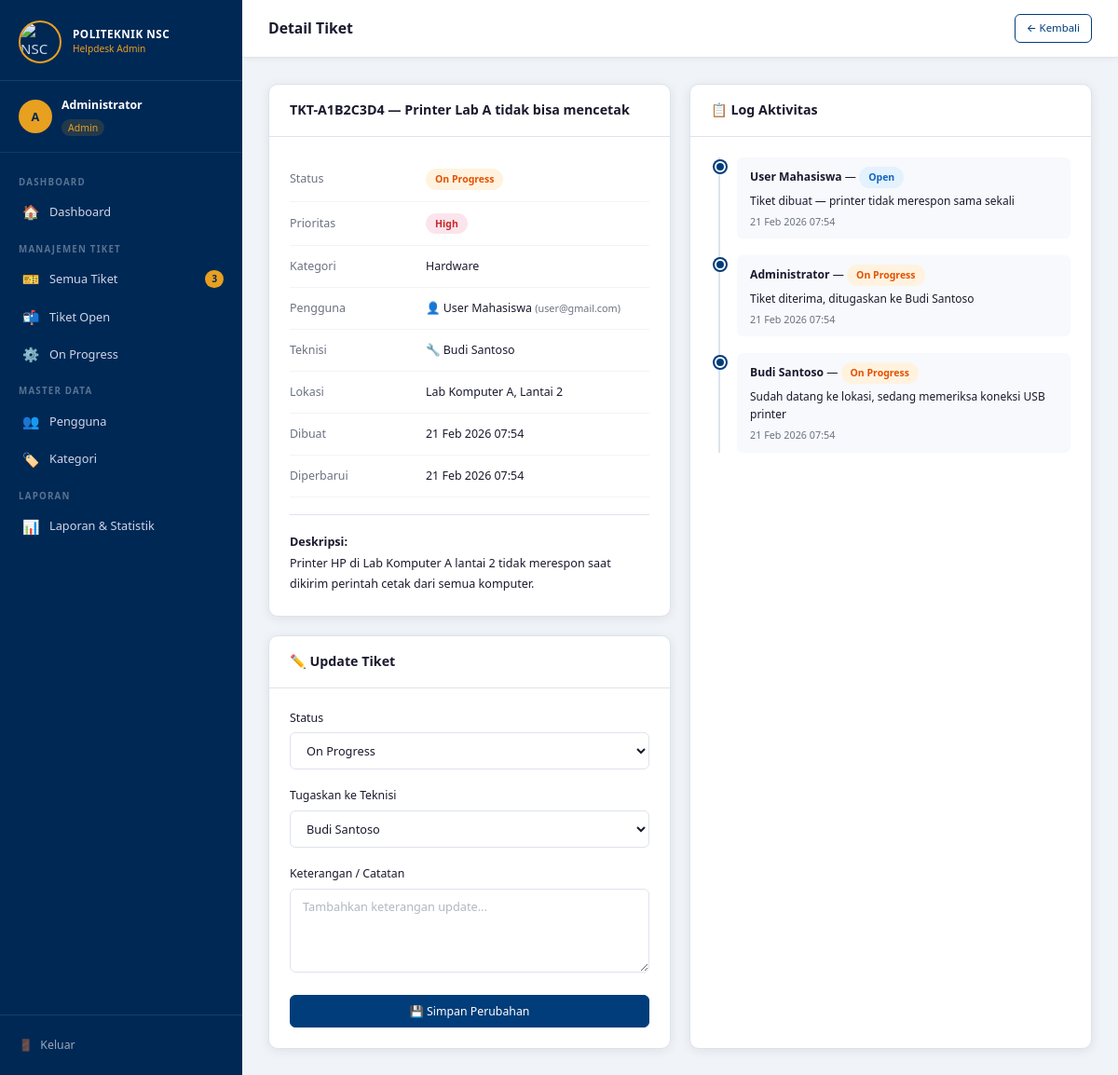
Screenshot of /admin/ticket_detail.php?id=1 (signed in) with the database file from the repository.
### tables this page shows
CREATE TABLE tickets (
    id_ticket   INT AUTO_INCREMENT PRIMARY KEY,
    kode_ticket VARCHAR(20) NOT NULL UNIQUE,
    id_user     INT NOT NULL,
    id_kategori INT NOT NULL,
    id_teknisi  INT NULL,
    judul       VARCHAR(150) NOT NULL,
    deskripsi   TEXT NOT NULL,
    lokasi      VARCHAR(100),
    prioritas   ENUM('Low','Medium','High') DEFAULT 'Medium',
    status      ENUM('Open','On Progress','Solved','Closed','Re-Open') DEFAULT 'Open',
    created_at  TIMESTAMP DEFAULT CURRENT_TIMESTAMP,
    updated_at  TIMESTAMP DEFAULT CURRENT_TIMESTAMP ON UPDATE CURRENT_TIMESTAMP,
    FOREIGN KEY (id_user)     REFERENCES users(id_user)     ON DELETE CASCADE,
    FOREIGN KEY (id_kategori) REFERENCES kategori(id_kategori) ON DELETE CASCADE,
    FOREIGN KEY (id_teknisi)  REFERENCES users(id_user)     ON DELETE SET NULL
);

CREATE TABLE kategori (
    id_kategori   INT AUTO_INCREMENT PRIMARY KEY,
    nama_kategori ENUM('Hardware','Software','Jaringan','Sistem Akademik'),
    deskripsi     TEXT
);

CREATE TABLE users (
    id_user    INT AUTO_INCREMENT PRIMARY KEY,
    nama       VARCHAR(100) NOT NULL,
    email      VARCHAR(100) NOT NULL UNIQUE,
    password   VARCHAR(255) NOT NULL,
    role       ENUM('user','admin','teknisi') NOT NULL,
    created_at TIMESTAMP DEFAULT CURRENT_TIMESTAMP
);

CREATE TABLE ticket_logs (
    id_log     INT AUTO_INCREMENT PRIMARY KEY,
    id_ticket  INT NOT NULL,
    id_user    INT NOT NULL,
    keterangan TEXT NOT NULL,
    status     VARCHAR(50),
    created_at TIMESTAMP DEFAULT CURRENT_TIMESTAMP,
    FOREIGN KEY (id_ticket) REFERENCES tickets(id_ticket) ON DELETE CASCADE,
    FOREIGN KEY (id_user)   REFERENCES users(id_user)     ON DELETE CASCADE
);

### admin/ticket_detail.php (the view, shortened to what this page needs)
<?php
require_once '../includes/auth.php';
require_once '../includes/db.php';
$id   = (int)($_GET['id'] ?? 0);
$ticketQ = $conn->query("
    SELECT t.*, k.nama_kategori, u.nama as user_nama, u.email as user_email, u2.nama as teknisi_nama
    FROM tickets t
    LEFT JOIN kategori k ON t.id_kategori = k.id_kategori
    LEFT JOIN users u ON t.id_user = u.id_user
    LEFT JOIN users u2 ON t.id_teknisi = u2.id_user
    WHERE t.id_ticket = $id
");
$ticket = $ticketQ->fetch_assoc();
$teknisiList = $conn->query("SELECT id_user, nama FROM users WHERE role='teknisi' ORDER BY nama");
$logs = $conn->query("
    SELECT tl.*, u.nama as user_nama
    FROM ticket_logs tl
    JOIN users u ON tl.id_user = u.id_user
    WHERE tl.id_ticket = $id
    ORDER BY tl.created_at ASC
");
?>
<!DOCTYPE html>
<html lang="id">
<head>
<link rel="stylesheet" href="../assets/css/style.css">
</head>
<body>
<div class="layout">
    <?php include 'sidebar.php'; ?>
    <div class="main-content">
        <header class="topbar">
            <div class="topbar-left">
                <div class="topbar-title">Detail Tiket</div>
            </div>
            <div class="topbar-right">
                <a href="tickets.php" class="btn btn-outline btn-sm">← Kembali</a>
            </div>
        </header>
        <main class="page-content">
            <div class="grid-2">
                <div>
                    <div class="card" style="margin-bottom:20px">
                        <div class="card-header">
                            <h3><?= htmlspecialchars($ticket['kode_ticket']) ?> — <?= htmlspecialchars($ticket['judul']) ?></h3>
                        </div>
                        <div class="card-body">
                            <table style="width:100%;font-size:.83rem">
                                <tr><td style="color:var(--text-muted);padding:6px 0;width:130px">Status</td><td><?= badgeStatus($ticket['status']) ?></td></tr>
                                <tr><td style="color:var(--text-muted);padding:6px 0">Prioritas</td><td><?= badgePrioritas($ticket['prioritas']) ?></td></tr>
                                <tr><td style="color:var(--text-muted);padding:6px 0">Kategori</td><td><?= htmlspecialchars($ticket['nama_kategori'] ?? '—') ?></td></tr>
                                <tr><td style="color:var(--text-muted);padding:6px 0">Pengguna</td><td>👤 <?= htmlspecialchars($ticket['user_nama']) ?> <span class="sub">(<?= htmlspecialchars($ticket['user_email']) ?>)</span></td></tr>
                                <tr><td style="color:var(--text-muted);padding:6px 0">Teknisi</td><td><?= $ticket['teknisi_nama'] ? '🔧 '.htmlspecialchars($ticket['teknisi_nama']) : '<span class="text-muted">Belum ditugaskan</span>' ?></td></tr>
                                <tr><td style="color:var(--text-muted);padding:6px 0">Lokasi</td><td><?= htmlspecialchars($ticket['lokasi'] ?: '—') ?></td></tr>
                                <tr><td style="color:var(--text-muted);padding:6px 0">Dibuat</td><td><?= date('d M Y H:i', strtotime($ticket['created_at'])) ?></td></tr>
                                <tr><td style="color:var(--text-muted);padding:6px 0">Diperbarui</td><td><?= date('d M Y H:i', strtotime($ticket['updated_at'])) ?></td></tr>
                            </table>
                            <hr class="divider">
                            <div style="font-size:.84rem;line-height:1.8;color:var(--text)">
                                <strong>Deskripsi:</strong><br>
                                <?= nl2br(htmlspecialchars($ticket['deskripsi'])) ?>
                            </div>
                        </div>
                    </div>
                    <div class="card">
                        <div class="card-header"><h3>✏️ Update Tiket</h3></div>
                        <div class="card-body">
                            <form method="POST">
                                <div class="form-group">
                                    <label class="form-label">Status</label>
                                    <select name="status" class="form-control">
                                        <?php foreach (['Open','On Progress','Solved','Closed','Re-Open'] as $s): ?>
                                        <option value="<?= $s ?>" <?= $ticket['status']===$s?'selected':'' ?>><?= $s ?></option>
                                        <?php endforeach; ?>
                                    </select>
                                </div>
                                <div class="form-group">
                                    <label class="form-label">Tugaskan ke Teknisi</label>
                                    <select name="id_teknisi" class="form-control">
                                        <?php while ($tek = $teknisiList->fetch_assoc()): ?>
                                        <option value="<?= $tek['id_user'] ?>" <?= $ticket['id_teknisi']==$tek['id_user']?'selected':'' ?>>
                                            <?= htmlspecialchars($tek['nama']) ?>
                                        </option>
                                        <?php endwhile; ?>
                                    </select>
                                </div>
                                <div class="form-group">
                                    <label class="form-label">Keterangan / Catatan</label>
                                    <textarea name="keterangan" class="form-control" rows="3" placeholder="Tambahkan keterangan update..."></textarea>
                                </div>
                                <button type="submit" class="btn btn-primary" style="width:100%;justify-content:center">
                                    💾 Simpan Perubahan
                                </button>
                            </form>
                        </div>
                    </div>
                </div>
                <div class="card">
                    <div class="card-header"><h3>📋 Log Aktivitas</h3></div>
                    <div class="card-body">
                        <div class="timeline">
                        <?php
                        $logArr = [];
                        while ($log = $logs->fetch_assoc()) $logArr[] = $log;
                        if (empty($logArr)): ?>
                            <p class="text-muted" style="text-align:center;padding:20px 0">Belum ada log aktivitas</p>
                        <?php else:
                            foreach ($logArr as $log): ?>
                        <div class="timeline-item">
                            <div class="timeline-dot"></div>
                            <div class="timeline-content">
                                <strong><?= htmlspecialchars($log['user_nama']) ?></strong>
                                <?php if ($log['status']): ?> — <?= badgeStatus($log['status']) ?><?php endif; ?>
                                <div style="margin-top:4px;font-size:.8rem"><?= nl2br(htmlspecialchars($log['keterangan'])) ?></div>
                                <div class="meta"><?= date('d M Y H:i', strtotime($log['created_at'])) ?></div>
                            </div>
                        </div>
                        <?php endforeach; endif; ?>
                        </div>
                    </div>
                </div>
            </div>
        </main>
    </div>
</div>
</body>
</html>

### includes/auth.php (shortened to what this page needs)
<?php
function badgeStatus($status) {
    $map = [
        'Open'        => 'badge-open',
        'On Progress' => 'badge-progress',
        'Solved'      => 'badge-solved',
        'Closed'      => 'badge-closed',
        'Re-Open'     => 'badge-reopen',
    ];
    $cls = $map[$status] ?? 'badge-open';
    return "<span class=\"badge $cls\">$status</span>";
}
function badgePrioritas($p) {
    $map = [
        'Low'    => 'badge-low',
        'Medium' => 'badge-medium',
        'High'   => 'badge-high',
    ];
    $cls = $map[$p] ?? 'badge-medium';
    return "<span class=\"badge $cls\">$p</span>";
}
?>

### assets/css/style.css (style rules this page uses)
:root { --primary: #003d7a; --primary-dark: #002855; --primary-light:#1565c0; --accent: #e8a020; --accent-dark: #c68000; --success: #2e7d32; --warning: #f57c00; --danger: #c62828; --info: #0277bd; --bg: #f0f4f8; --sidebar-bg: #002855; --sidebar-text: #cdd8e8; --card-bg: #ffffff; --text: #1a1a2e; --text-muted: #6b7280; --border: #dde3ed; --radius: 10px; --radius-sm: 6px; --shadow: 0 2px 12px rgba(0,0,0,.08); --shadow-md: 0 4px 24px rgba(0,0,0,.12); --transition: .2s ease; }
*, *::before, *::after { box-sizing: border-box; margin: 0; padding: 0; }
html { font-size: 15px; }
body { font-family: 'Segoe UI', system-ui, -apple-system, sans-serif; background: var(--bg); color: var(--text); line-height: 1.6; }
a { color: inherit; text-decoration: none; }
button, input, select, textarea { font-family: inherit; font-size: inherit; }
.layout { display: flex; min-height: 100vh; }
.main-content { margin-left: 260px; flex: 1; display: flex; flex-direction: column; min-height: 100vh; }
.topbar { background: var(--card-bg); border-bottom: 1px solid var(--border); padding: 0 28px; height: 62px; display: flex; align-items: center; justify-content: space-between; position: sticky; top: 0; z-index: 50; box-shadow: 0 1px 6px rgba(0,0,0,.06); }
.topbar-left { display: flex; align-items: center; gap: 10px; }
.topbar-title { font-size: 1.05rem; font-weight: 600; color: var(--text); }
.topbar-right { display: flex; align-items: center; gap: 14px; }
.page-content { padding: 28px; flex: 1; }
.card { background: var(--card-bg); border-radius: var(--radius); box-shadow: var(--shadow); border: 1px solid var(--border); overflow: hidden; }
.card-header { padding: 16px 22px; border-bottom: 1px solid var(--border); display: flex; align-items: center; justify-content: space-between; gap: 12px; }
.card-header h3 { font-size: .95rem; font-weight: 600; }
.card-body { padding: 22px; }
.grid-2 { display: grid; grid-template-columns: 1fr 1fr; gap: 20px; }
table { width: 100%; border-collapse: collapse; font-size: .82rem; }
tbody tr { border-bottom: 1px solid #f0f4f8; transition: background var(--transition); }
tbody td { padding: 12px 16px; color: var(--text); vertical-align: middle; }
tbody td .sub { font-size: .72rem; color: var(--text-muted); margin-top: 2px; }
.badge { display: inline-flex; align-items: center; padding: 3px 10px; border-radius: 20px; font-size: .7rem; font-weight: 600; white-space: nowrap; }
.badge-open { background: #e3f2fd; color: #1565c0; }
.badge-progress { background: #fff3e0; color: #e65100; }
.badge-high { background: #fce4ec; color: #c62828; }
.btn { display: inline-flex; align-items: center; gap: 6px; padding: 8px 18px; border-radius: var(--radius-sm); font-size: .82rem; font-weight: 500; cursor: pointer; border: 1px solid transparent; transition: all var(--transition); white-space: nowrap; }
.btn-primary { background: var(--primary); color: #fff; border-color: var(--primary); }
.btn-outline { background: transparent; color: var(--primary); border-color: var(--primary); }
.btn-sm { padding: 5px 12px; font-size: .76rem; }
.form-group { margin-bottom: 18px; }
.form-label { display: block; font-size: .82rem; font-weight: 500; margin-bottom: 6px; color: var(--text); }
.form-control { width: 100%; padding: 9px 13px; border: 1.5px solid var(--border); border-radius: var(--radius-sm); font-size: .85rem; color: var(--text); background: #fff; transition: border-color var(--transition), box-shadow var(--transition); }
.form-control::placeholder { color: #b0b8c4; }
textarea.form-control { resize: vertical; min-height: 90px; }
.timeline { position: relative; padding-left: 28px; }
.timeline::before { content: ''; position: absolute; left: 8px; top: 0; bottom: 0; width: 2px; background: var(--border); }
.timeline-item { position: relative; margin-bottom: 18px; }
.timeline-dot { position: absolute; left: -24px; top: 4px; width: 12px; height: 12px; border-radius: 50%; background: var(--primary); border: 2px solid #fff; box-shadow: 0 0 0 2px var(--primary); }
.timeline-content { background: #f7f9fc; border-radius: var(--radius-sm); padding: 10px 14px; font-size: .81rem; }
.timeline-content .meta { font-size: .72rem; color: var(--text-muted); margin-top: 4px; }
.divider { border: none; border-top: 1px solid var(--border); margin: 18px 0; }

### rows the page displays
tickets: kode_ticket "TKT-A1B2C3D4", judul "Printer Lab A tidak bisa mencetak", status "On Progress", prioritas "High", id_kategori.nama_kategori "Hardware", id_user.nama "User Mahasiswa", id_user.email "user@gmail.com", id_teknisi.nama "Budi Santoso", lokasi "Lab Komputer A, Lantai 2", created_at "21 Feb 2026 07:54", updated_at "21 Feb 2026 07:54", deskripsi "Printer HP di Lab Komputer A lantai 2 tidak merespon saat dikirim perintah cetak dari semua komputer.", id_teknisi "Budi Santoso"
ticket_logs: id_user.nama "User Mahasiswa", status "Open", keterangan "Tiket dibuat — printer tidak merespon sama sekali", created_at "21 Feb 2026 07:54"
ticket_logs: id_user.nama "Administrator", status "On Progress", keterangan "Tiket diterima, ditugaskan ke Budi Santoso", created_at "21 Feb 2026 07:54"
ticket_logs: id_user.nama "Budi Santoso", status "On Progress", keterangan "Sudah datang ke lokasi, sedang memeriksa koneksi USB printer", created_at "21 Feb 2026 07:54"

### other values shown
$initials "A"
$user['nama'] "Administrator"
$user['role'] "Admin"
$open "3"
